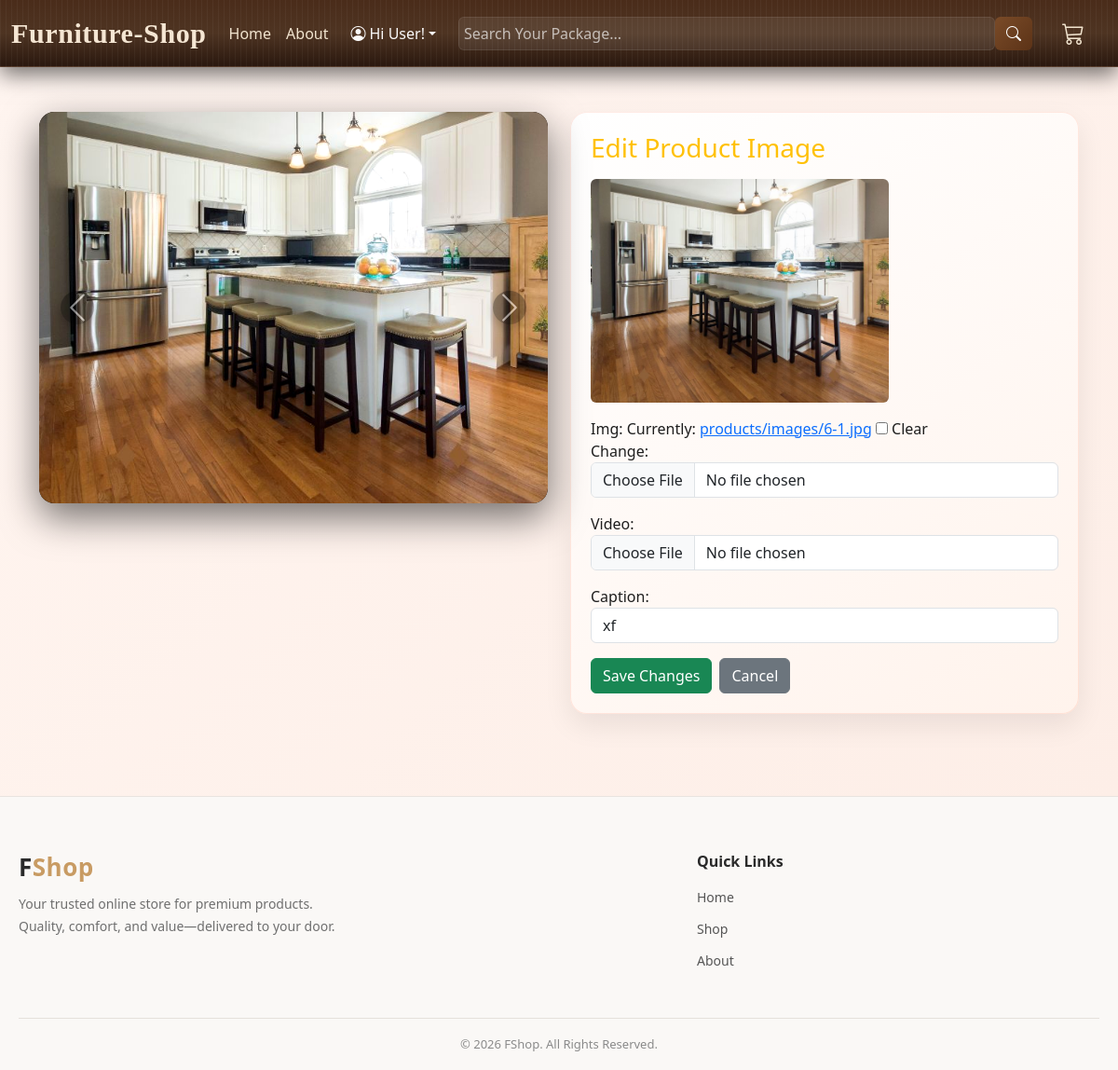
The app's page /products/image/edit/4 with its own data.
### products/models.py (models this page shows, shortened)
class ProductImage(models.Model):
    img = models.ImageField(
        upload_to='products/images/',
        blank=True,
        null=True
    )
    video = models.FileField(
        upload_to='products/videos/',
        blank=True,
        null=True,
        validators=[FileExtensionValidator(['mp4', 'webm', 'mov'])]
    )
    caption = models.CharField(max_length=200, blank=True)
    product = models.ForeignKey(
        Product,
        on_delete=models.CASCADE,
        related_name='images'
    )
    created_at = models.DateTimeField(auto_now_add=True)
    updated_at = models.DateTimeField(auto_now=True)

### products/views.py (the view, shortened to what this page needs)
# urls.py: path('image/edit/<int:pk>', EditProductImage.as_view(), name = 'edit_prod_image'),
class EditProductImage(UpdateView):
    model = ProductImage
    template_name = 'products/image_edit.html'
    form_class = ProductImageForm
    context_object_name = 'image'
    def get_context_data(self, **kwargs):
        context = super().get_context_data(**kwargs)
        context['product'] = self.object.product
        return context

### products/forms.py
class ProductImageForm(forms.ModelForm):
    class Meta:
        model = ProductImage
        fields = ['img', 'video','caption' ]
        widgets = {
            'img': forms.ClearableFileInput(attrs={
                'class': 'form-control'
            }),
               'caption': forms.TextInput(attrs={
                'class': 'form-control',
                'placeholder': 'Optional caption'
            }),
            'video':forms.ClearableFileInput(attrs={
                'class': 'form-control'}),
        }

### templates/products/image_edit.html (shortened to what this page needs)
{% extends 'base/base.html' %}
{% block content %}
<section id="product-detail-section" class="container py-5">
    <div class="row g-4 align-items-start">
        <div class="col-lg-6">
            {% include 'products/includes/productImageCarousel.html' %}
        </div>
        <div class="col-lg-6">
            <div class="product-info">
                <h3 class="mb-3 text-warning">
                    Edit Product Image
                </h3>
                {% if image.img %}
                <img src="{{ image.img.url }}" class="img-fluid rounded mb-3"
                    style="max-height: 240px; object-fit: contain;">
                {% elif image.video %}
                <video class="img-fluid rounded mb-3" style="max-height: 240px; width: 100%; object-fit: contain;"
                    controls>
                    <source src="{{ image.video.url }}" type="video/mp4">
                </video>
                {% endif %}
                <form method="post" enctype="multipart/form-data">
                    {{ form.as_p }}
                    <div class="d-flex gap-2 mt-3">
                        <button type="submit" class="btn btn-success">
                            Save Changes
                        </button>
                        <a href="{% url 'product_details' image.product.pk %}" class="btn btn-secondary">
                            Cancel
                        </a>
                    </div>
                </form>
            </div>
        </div>
    </div>
</section>
{% endblock %}

### templates/products/includes/productImageCarousel.html (shortened to what this page needs)
<div id="productImageCarousel" class="carousel slide product-carousel" data-bs-ride="carousel">
    {% if product.images.all %}
    <div class="carousel-inner">
        {% for image in product.images.all %}
        <div class="carousel-item {% if forloop.first %}active{% endif %}">
            {% if image.img %}
            <img src="{{ image.img.url }}" class="d-block w-100 product-main-img" alt="{{ product.title }}">
            {% elif image.video %}
            <video class="d-block w-100 product-main-img" controls>
                <source src="{{ image.video.url }}" type="video/mp4">
                Your browser does not support the video tag.
            </video>
            {% endif %}
        </div>
        {% endfor %}
    </div>
    {% if product.images.count > 1 %}
    <button class="carousel-control-prev" type="button" data-bs-target="#productImageCarousel" data-bs-slide="prev">
        <span class="carousel-control-prev-icon"></span>
    </button>
    <button class="carousel-control-next" type="button" data-bs-target="#productImageCarousel" data-bs-slide="next">
        <span class="carousel-control-next-icon"></span>
    </button>
    {% endif %}
    {% endif %}
</div>

### static/css/design.css (style rules this page uses)
* { margin: 0; padding: 0; box-sizing: border-box; font-family: "Poppins", system-ui, sans-serif; }
.product-info { padding: 22px; background: linear-gradient(145deg, #ffffff, #fff3ec); border-radius: 18px; box-shadow: inset 0 0 0 1px rgba(255, 120, 80, 0.15), 0 12px 30px rgba(0, 0, 0, 0.08); }

### templates/products/includes/productImageCarousel.html (style rules this page uses)
.product-carousel { border-radius: 16px; overflow: hidden; background: radial-gradient(circle at top, #2a1a12, #120a06); box-shadow: 0 15px 40px rgba(0,0,0,0.55); }
.product-main-img { height: 420px; object-fit: cover; border-radius: 16px; transition: transform 0.6s ease, filter 0.6s ease; filter: contrast(1.05) saturate(1.1); }
.carousel-control-prev-icon, .carousel-control-next-icon { background-color: rgba(0,0,0,0.65); border-radius: 50%; padding: 18px; box-shadow: 0 4px 10px rgba(0,0,0,0.4); }
.product-carousel .carousel-item { touch-action: pan-y; }

### records on screen
ProductImage: img (picture), caption "xf"
